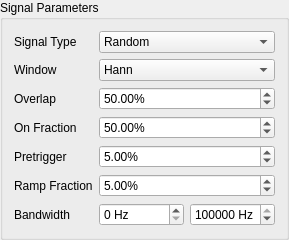
      <widget class="QGroupBox" name="groupBox">
       <property name="sizePolicy">
        <sizepolicy hsizetype="Minimum" vsizetype="Preferred">
         <horstretch>0</horstretch>
         <verstretch>0</verstretch>
        </sizepolicy>
       </property>
       <property name="title">
        <string>Signal Parameters</string>
       </property>
       <layout class="QFormLayout" name="formLayout_2">
        <item row="0" column="0">
         <widget class="QLabel" name="signalTypeLabel">
          <property name="sizePolicy">
           <sizepolicy hsizetype="Minimum" vsizetype="Preferred">
            <horstretch>0</horstretch>
            <verstretch>0</verstretch>
           </sizepolicy>
          </property>
          <property name="text">
           <string>Signal Type</string>
          </property>
         </widget>
        </item>
        <item row="0" column="1">
         <widget class="QComboBox" name="signalTypeComboBox">
          <property name="sizePolicy">
           <sizepolicy hsizetype="Minimum" vsizetype="Fixed">
            <horstretch>0</horstretch>
            <verstretch>0</verstretch>
           </sizepolicy>
          </property>
          <property name="toolTip">
           <string>&lt;html&gt;&lt;head/&gt;&lt;body&gt;&lt;p&gt;&lt;span style=&quot; font-weight:600;&quot;&gt;Signal Type&lt;/span&gt;&lt;/p&gt;&lt;p&gt;Excitation used for system identification.  Random and Burst random excitation are suitable for MIMO control problems.  Chirp and Pseudorandom should only be used for single-shaker excitation.&lt;/p&gt;&lt;/body&gt;&lt;/html&gt;</string>
          </property>
          <item>
           <property name="text">
            <string>Random</string>
           </property>
          </item>
          <item>
           <property name="text">
            <string>Pseudorandom</string>
           </property>
          </item>
          <item>
           <property name="text">
            <string>Burst Random</string>
           </property>
          </item>
          <item>
           <property name="text">
            <string>Chirp</string>
           </property>
          </item>
         </widget>
        </item>
        <item row="1" column="0">
         <widget class="QLabel" name="windowLabel">
          <property name="sizePolicy">
           <sizepolicy hsizetype="Minimum" vsizetype="Preferred">
            <horstretch>0</horstretch>
            <verstretch>0</verstretch>
           </sizepolicy>
          </property>
          <property name="text">
           <string>Window</string>
          </property>
         </widget>
        </item>
        <item row="1" column="1">
         <widget class="QComboBox" name="windowComboBox">
          <property name="sizePolicy">
           <sizepolicy hsizetype="Minimum" vsizetype="Fixed">
            <horstretch>0</horstretch>
            <verstretch>0</verstretch>
           </sizepolicy>
          </property>
          <property name="toolTip">
           <string>&lt;html&gt;&lt;head/&gt;&lt;body&gt;&lt;p&gt;&lt;span style=&quot; font-weight:600;&quot;&gt;Window&lt;/span&gt;&lt;/p&gt;&lt;p&gt;Window function to apply to the data when computing transfer functions during system identification.&lt;/p&gt;&lt;/body&gt;&lt;/html&gt;</string>
          </property>
          <item>
           <property name="text">
            <string>Hann</string>
           </property>
          </item>
          <item>
           <property name="text">
            <string>Rectangle</string>
           </property>
          </item>
         </widget>
        </item>
        <item row="2" column="0">
         <widget class="QLabel" name="overlapLabel">
          <property name="sizePolicy">
           <sizepolicy hsizetype="Minimum" vsizetype="Preferred">
            <horstretch>0</horstretch>
            <verstretch>0</verstretch>
           </sizepolicy>
          </property>
          <property name="text">
           <string>Overlap</string>
          </property>
         </widget>
        </item>
        <item row="2" column="1">
         <widget class="QDoubleSpinBox" name="overlapDoubleSpinBox">
          <property name="toolTip">
           <string>&lt;html&gt;&lt;head/&gt;&lt;body&gt;&lt;p&gt;&lt;span style=&quot; font-weight:600;&quot;&gt;Overlap&lt;/span&gt;&lt;/p&gt;&lt;p&gt;Overlap to use between measurement frames when computing transfer functions.&lt;/p&gt;&lt;/body&gt;&lt;/html&gt;</string>
          </property>
          <property name="suffix">
           <string>%</string>
          </property>
          <property name="value">
           <double>50.000000000000000</double>
          </property>
         </widget>
        </item>
        <item row="3" column="0">
         <widget class="QLabel" name="onFractionLabel">
          <property name="text">
           <string>On Fraction</string>
          </property>
         </widget>
        </item>
        <item row="3" column="1">
         <widget class="QDoubleSpinBox" name="onFractionDoubleSpinBox">
          <property name="toolTip">
           <string>&lt;html&gt;&lt;head/&gt;&lt;body&gt;&lt;p&gt;&lt;span style=&quot; font-weight:600;&quot;&gt;On Fraction&lt;/span&gt;&lt;/p&gt;&lt;p&gt;Fraction of the measurement frame that the burst random excitation is active for.&lt;/p&gt;&lt;/body&gt;&lt;/html&gt;</string>
          </property>
          <property name="suffix">
           <string>%</string>
          </property>
          <property name="value">
           <double>50.000000000000000</double>
          </property>
         </widget>
        </item>
        <item row="4" column="0">
         <widget class="QLabel" name="pretriggerLabel">
          <property name="text">
           <string>Pretrigger</string>
          </property>
         </widget>
        </item>
        <item row="4" column="1">
         <widget class="QDoubleSpinBox" name="pretriggerDoubleSpinBox">
          <property name="toolTip">
           <string>&lt;html&gt;&lt;head/&gt;&lt;body&gt;&lt;p&gt;&lt;span style=&quot; font-weight:600;&quot;&gt;Pretrigger&lt;/span&gt;&lt;/p&gt;&lt;p&gt;Percentage of the measurement frame that is before the burst random excitation.&lt;/p&gt;&lt;/body&gt;&lt;/html&gt;</string>
          </property>
          <property name="suffix">
           <string>%</string>
          </property>
          <property name="value">
           <double>5.000000000000000</double>
          </property>
         </widget>
        </item>
        <item row="5" column="0">
         <widget class="QLabel" name="rampFractionLabel">
          <property name="text">
           <string>Ramp Fraction</string>
          </property>
         </widget>
        </item>
        <item row="5" column="1">
         <widget class="QDoubleSpinBox" name="rampFractionDoubleSpinBox">
          <property name="toolTip">
           <string>&lt;html&gt;&lt;head/&gt;&lt;body&gt;&lt;p&gt;&lt;span style=&quot; font-weight:600;&quot;&gt;Ramp Fraction&lt;/span&gt;&lt;/p&gt;&lt;p&gt;Percentage of the burst that is used to ramp from zero to the test level.&lt;/p&gt;&lt;/body&gt;&lt;/html&gt;</string>
          </property>
          <property name="suffix">
           <string>%</string>
          </property>
          <property name="maximum">
           <double>50.000000000000000</double>
          </property>
          <property name="value">
           <double>5.000000000000000</double>
          </property>
         </widget>
        </item>
        <item row="6" column="0">
         <widget class="QLabel" name="bandwidthLabel">
          <property name="text">
           <string>Bandwidth</string>
          </property>
         </widget>
        </item>
        <item row="6" column="1">
         <layout class="QHBoxLayout" name="horizontalLayout">
          <item>
           <widget class="QSpinBox" name="lowFreqCutoffSpinBox">
            <property name="toolTip">
             <string>&lt;html&gt;&lt;head/&gt;&lt;body&gt;&lt;p&gt;&lt;span style=&quot; font-weight:600;&quot;&gt;Bandwidth Minimum Frequency&lt;/span&gt;&lt;/p&gt;&lt;p&gt;The lowest frequency content in the excitation signal used in system identification.&lt;/p&gt;&lt;/body&gt;&lt;/html&gt;</string>
            </property>
            <property name="suffix">
             <string> Hz</string>
            </property>
            <property name="maximum">
             <number>100000</number>
            </property>
           </widget>
          </item>
          <item>
           <widget class="QSpinBox" name="highFreqCutoffSpinBox">
            <property name="toolTip">
             <string>&lt;html&gt;&lt;head/&gt;&lt;body&gt;&lt;p&gt;&lt;span style=&quot; font-weight:600;&quot;&gt;Bandwidth Maximum Frequency&lt;/span&gt;&lt;/p&gt;&lt;p&gt;The highest frequency content in the excitation signal used in system identification.&lt;/p&gt;&lt;/body&gt;&lt;/html&gt;</string>
            </property>
            <property name="suffix">
             <string> Hz</string>
            </property>
            <property name="maximum">
             <number>100000</number>
            </property>
            <property name="value">
             <number>100000</number>
            </property>
           </widget>
          </item>
         </layout>
        </item>
       </layout>
      </widget>
